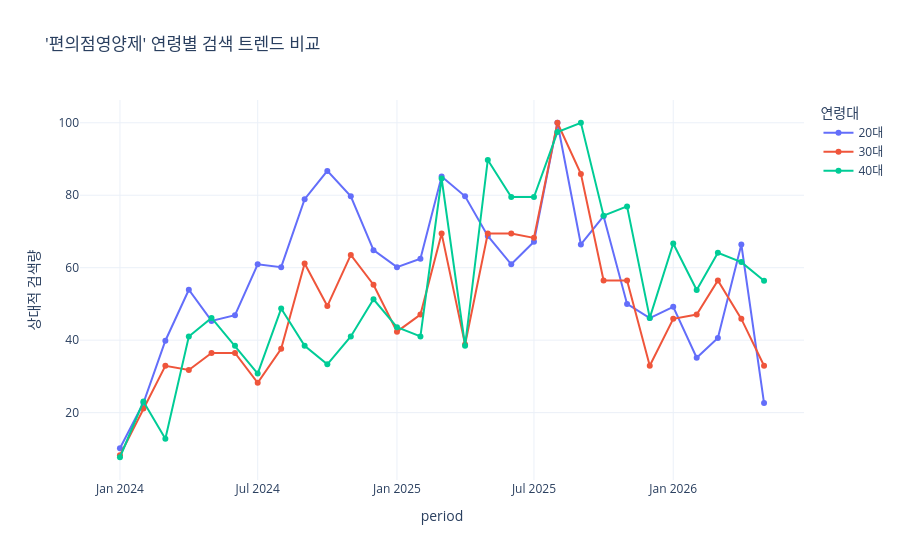

Source (notebook cell):
### Code cell
import urllib.request
import json
import pandas as pd
import plotly.express as px

client_id = "iQYuA4jIAZWE78ZCH4p9" 
client_secret = "7MP3lY3dzz" 
url = "https://openapi.naver.com/v1/datalab/search"

# 1. 분석 설정
target_kw = "편의점영양제" # 가장 핵심인 키워드 하나를 기준으로 연령 비교
age_dict = {'20대': ['3', '4'], '30대': ['5', '6'], '40대': ['7', '8']}
all_data = []

# 2. 연령별 루프 실행 (연령별로 API를 따로 호출하여 수집)
for age_name, age_codes in age_dict.items():
    body = {
        "startDate": "2024-01-01",
        "endDate": "2026-05-14",
        "timeUnit": "month",
        "keywordGroups": [{"groupName": target_kw, "keywords": [target_kw]}],
        "ages": age_codes,
         "gender": "f"
    }
    
    request = urllib.request.Request(url)
    request.add_header("X-Naver-Client-Id", client_id)
    request.add_header("X-Naver-Client-Secret", client_secret)
    request.add_header("Content-Type", "application/json")
    
    response = urllib.request.urlopen(request, data=json.dumps(body).encode("utf-8"))
    res_data = json.loads(response.read())
    
    # 데이터 정리
    for item in res_data['results'][0]['data']:
        all_data.append({
            'period': item['period'],
            'ratio': item['ratio'],
            'age_group': age_name
        })

# 3. 데이터프레임 통합
df_age = pd.DataFrame(all_data)

# 4. 시각화 (연령별 비교)
fig = px.line(df_age, x='period', y='ratio', color='age_group',
              title=f"'{target_kw}' 연령별 검색 트렌드 비교",
              labels={'ratio': '상대적 검색량', 'age_group': '연령대'},
              markers=True, template='plotly_white')

fig.show()

### Figure 1 — Plotly figure (JSON) as saved in the notebook; plotly's stock layout.template omitted (floating-point values rounded to 4 significant figures)
{"data": [{"hovertemplate": "연령대=20대<br>period=%{x}<br>상대적 검색량=%{y}<extra></extra>", "legendgroup": "20대", "line": {"color": "#636efa", "dash": "solid"}, "marker": {"symbol": "circle"}, "mode": "lines+markers", "name": "20대", "orientation": "v", "showlegend": true, "type": "scatter", "x": ["2024-01-01", "2024-02-01", "2024-03-01", "2024-04-01", "2024-05-01", "2024-06-01", "2024-07-01", "2024-08-01", "2024-09-01", "2024-10-01", "2024-11-01", "2024-12-01", "2025-01-01", "2025-02-01", "2025-03-01", "2025-04-01", "2025-05-01", "2025-06-01", "2025-07-01", "2025-08-01", "2025-09-01", "2025-10-01", "2025-11-01", "2025-12-01", "2026-01-01", "2026-02-01", "2026-03-01", "2026-04-01", "2026-05-01"], "xaxis": "x", "y": [10.16, 22.66, 39.84, 53.91, 45.31, 46.88, 60.94, 60.16, 78.91, 86.72, 79.69, 64.84, 60.16, 62.5, 85.16, 79.69, 68.75, 60.94, 67.19, 100, 66.41, 74.22, 50, 46.09, 49.22, 35.16, 40.62, 66.41, 22.66], "yaxis": "y"}, {"hovertemplate": "연령대=30대<br>period=%{x}<br>상대적 검색량=%{y}<extra></extra>", "legendgroup": "30대", "line": {"color": "#EF553B", "dash": "solid"}, "marker": {"symbol": "circle"}, "mode": "lines+markers", "name": "30대", "orientation": "v", "showlegend": true, "type": "scatter", "x": ["2024-01-01", "2024-02-01", "2024-03-01", "2024-04-01", "2024-05-01", "2024-06-01", "2024-07-01", "2024-08-01", "2024-09-01", "2024-10-01", "2024-11-01", "2024-12-01", "2025-01-01", "2025-02-01", "2025-03-01", "2025-04-01", "2025-05-01", "2025-06-01", "2025-07-01", "2025-08-01", "2025-09-01", "2025-10-01", "2025-11-01", "2025-12-01", "2026-01-01", "2026-02-01", "2026-03-01", "2026-04-01", "2026-05-01"], "xaxis": "x", "y": [8.235, 21.18, 32.94, 31.76, 36.47, 36.47, 28.24, 37.65, 61.18, 49.41, 63.53, 55.29, 42.35, 47.06, 69.41, 38.82, 69.41, 69.41, 68.24, 100, 85.88, 56.47, 56.47, 32.94, 45.88, 47.06, 56.47, 45.88, 32.94], "yaxis": "y"}, {"hovertemplate": "연령대=40대<br>period=%{x}<br>상대적 검색량=%{y}<extra></extra>", "legendgroup": "40대", "line": {"color": "#00cc96", "dash": "solid"}, "marker": {"symbol": "circle"}, "mode": "lines+markers", "name": "40대", "orientation": "v", "showlegend": true, "type": "scatter", "x": ["2024-01-01", "2024-02-01", "2024-03-01", "2024-04-01", "2024-05-01", "2024-06-01", "2024-07-01", "2024-08-01", "2024-09-01", "2024-10-01", "2024-11-01", "2024-12-01", "2025-01-01", "2025-02-01", "2025-03-01", "2025-04-01", "2025-05-01", "2025-06-01", "2025-07-01", "2025-08-01", "2025-09-01", "2025-10-01", "2025-11-01", "2025-12-01", "2026-01-01", "2026-02-01", "2026-03-01", "2026-04-01", "2026-05-01"], "xaxis": "x", "y": [7.692, 23.08, 12.82, 41.03, 46.15, 38.46, 30.77, 48.72, 38.46, 33.33, 41.03, 51.28, 43.59, 41.03, 84.62, 38.46, 89.74, 79.49, 79.49, 97.44, 100, 74.36, 76.92, 46.15, 66.67, 53.85, 64.1, 61.54, 56.41], "yaxis": "y"}], "layout": {"legend": {"title": {"text": "연령대"}, "tracegroupgap": 0}, "title": {"text": "'편의점영양제' 연령별 검색 트렌드 비교"}, "xaxis": {"anchor": "y", "domain": [0, 1], "title": {"text": "period"}}, "yaxis": {"anchor": "x", "domain": [0, 1], "title": {"text": "상대적 검색량"}}}}
